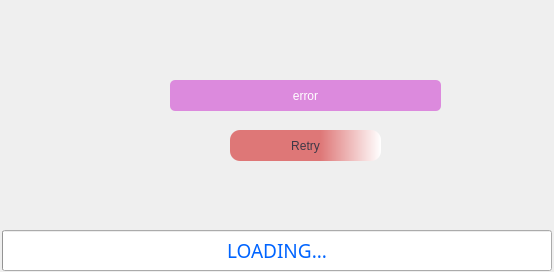
<?xml version="1.0" encoding="UTF-8"?>
<ui version="4.0">
 <class>Loading</class>
 <widget class="QWidget" name="Loading">
  <property name="geometry">
   <rect>
    <x>0</x>
    <y>0</y>
    <width>554</width>
    <height>272</height>
   </rect>
  </property>
  <property name="windowTitle">
   <string>Splendor</string>
  </property>
  <widget class="QLabel" name="loding_bg_lb">
   <property name="enabled">
    <bool>true</bool>
   </property>
   <property name="geometry">
    <rect>
     <x>0</x>
     <y>0</y>
     <width>554</width>
     <height>272</height>
    </rect>
   </property>
   <property name="cursor">
    <cursorShape>ArrowCursor</cursorShape>
   </property>
   <property name="styleSheet">
    <string notr="true">border-image:url(:/images/loading2.png)</string>
   </property>
   <property name="text">
    <string/>
   </property>
  </widget>
  <widget class="QProgressBar" name="loading_pb">
   <property name="geometry">
    <rect>
     <x>2</x>
     <y>230</y>
     <width>550</width>
     <height>41</height>
    </rect>
   </property>
   <property name="palette">
    <palette>
     <active>
      <colorrole role="WindowText">
       <brush brushstyle="SolidPattern">
        <color alpha="255">
         <red>0</red>
         <green>126</green>
         <blue>255</blue>
        </color>
       </brush>
      </colorrole>
      <colorrole role="Text">
       <brush brushstyle="SolidPattern">
        <color alpha="255">
         <red>0</red>
         <green>100</green>
         <blue>255</blue>
        </color>
       </brush>
      </colorrole>
      <colorrole role="Highlight">
       <brush brushstyle="SolidPattern">
        <color alpha="255">
         <red>0</red>
         <green>69</green>
         <blue>255</blue>
        </color>
       </brush>
      </colorrole>
     </active>
     <inactive>
      <colorrole role="WindowText">
       <brush brushstyle="SolidPattern">
        <color alpha="255">
         <red>0</red>
         <green>126</green>
         <blue>255</blue>
        </color>
       </brush>
      </colorrole>
      <colorrole role="Text">
       <brush brushstyle="SolidPattern">
        <color alpha="255">
         <red>0</red>
         <green>100</green>
         <blue>255</blue>
        </color>
       </brush>
      </colorrole>
      <colorrole role="Highlight">
       <brush brushstyle="SolidPattern">
        <color alpha="255">
         <red>0</red>
         <green>69</green>
         <blue>255</blue>
        </color>
       </brush>
      </colorrole>
     </inactive>
     <disabled/>
    </palette>
   </property>
   <property name="font">
    <font>
     <family>Mandali</family>
     <pointsize>14</pointsize>
     <italic>false</italic>
    </font>
   </property>
   <property name="cursor">
    <cursorShape>WaitCursor</cursorShape>
   </property>
   <property name="value">
    <number>0</number>
   </property>
   <property name="textVisible">
    <bool>true</bool>
   </property>
   <property name="format">
    <string>LOADING...</string>
   </property>
  </widget>
  <widget class="QLabel" name="error_lbl">
   <property name="geometry">
    <rect>
     <x>170</x>
     <y>80</y>
     <width>271</width>
     <height>31</height>
    </rect>
   </property>
   <property name="styleSheet">
    <string notr="true">color: rgb(255, 255, 255);
background-color: rgb(220, 138, 221);
border-radius: 5px;</string>
   </property>
   <property name="text">
    <string>error</string>
   </property>
   <property name="alignment">
    <set>Qt::AlignmentFlag::AlignCenter</set>
   </property>
  </widget>
  <widget class="QPushButton" name="retry_btn">
   <property name="geometry">
    <rect>
     <x>230</x>
     <y>130</y>
     <width>151</width>
     <height>31</height>
    </rect>
   </property>
   <property name="cursor">
    <cursorShape>PointingHandCursor</cursorShape>
   </property>
   <property name="styleSheet">
    <string notr="true">background-color: qlineargradient(spread:pad, x1:0.597, y1:0, x2:1, y2:0, stop:0 rgba(222, 119, 119, 255), stop:1 rgba(255, 255, 255, 255));
outline:none;
color: rgb(61, 56, 70);
border:none;
border-radius: 10px;</string>
   </property>
   <property name="text">
    <string>Retry</string>
   </property>
  </widget>
 </widget>
 <resources/>
 <connections/>
</ui>
